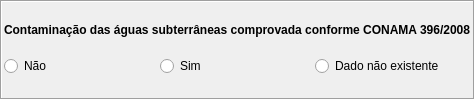
          <widget class="QFrame" name="frame_35">
           <property name="sizePolicy">
            <sizepolicy hsizetype="Preferred" vsizetype="Fixed">
             <horstretch>0</horstretch>
             <verstretch>0</verstretch>
            </sizepolicy>
           </property>
           <property name="frameShape">
            <enum>QFrame::Box</enum>
           </property>
           <property name="frameShadow">
            <enum>QFrame::Sunken</enum>
           </property>
           <layout class="QHBoxLayout" name="horizontalLayout_58" stretch="0">
            <property name="spacing">
             <number>2</number>
            </property>
            <property name="leftMargin">
             <number>2</number>
            </property>
            <property name="topMargin">
             <number>2</number>
            </property>
            <property name="rightMargin">
             <number>2</number>
            </property>
            <property name="bottomMargin">
             <number>2</number>
            </property>
            <item>
             <layout class="QVBoxLayout" name="verticalLayout_81">
              <property name="spacing">
               <number>0</number>
              </property>
              <item>
               <widget class="QLabel" name="lbContaminacaoAgua">
                <property name="sizePolicy">
                 <sizepolicy hsizetype="Preferred" vsizetype="Fixed">
                  <horstretch>0</horstretch>
                  <verstretch>0</verstretch>
                 </sizepolicy>
                </property>
                <property name="text">
                 <string>&lt;html&gt;&lt;head/&gt;&lt;body&gt;&lt;p&gt;&lt;span style=&quot; font-weight:600;&quot;&gt;Contaminação das águas subterrâneas comprovada conforme CONAMA 396/2008&lt;/span&gt;&lt;/p&gt;&lt;/body&gt;&lt;/html&gt;</string>
                </property>
               </widget>
              </item>
              <item>
               <layout class="QGridLayout" name="gridLayout_35">
                <property name="verticalSpacing">
                 <number>2</number>
                </property>
                <item row="0" column="1">
                 <widget class="QRadioButton" name="rbContaminacaoAgua_1">
                  <property name="sizePolicy">
                   <sizepolicy hsizetype="Preferred" vsizetype="Fixed">
                    <horstretch>0</horstretch>
                    <verstretch>0</verstretch>
                   </sizepolicy>
                  </property>
                  <property name="text">
                   <string>Sim</string>
                  </property>
                 </widget>
                </item>
                <item row="0" column="0">
                 <widget class="QRadioButton" name="rbContaminacaoAgua_0">
                  <property name="sizePolicy">
                   <sizepolicy hsizetype="Preferred" vsizetype="Fixed">
                    <horstretch>0</horstretch>
                    <verstretch>0</verstretch>
                   </sizepolicy>
                  </property>
                  <property name="text">
                   <string>Não</string>
                  </property>
                 </widget>
                </item>
                <item row="0" column="2">
                 <widget class="QRadioButton" name="rbContaminacaoAgua_2">
                  <property name="sizePolicy">
                   <sizepolicy hsizetype="Preferred" vsizetype="Fixed">
                    <horstretch>0</horstretch>
                    <verstretch>0</verstretch>
                   </sizepolicy>
                  </property>
                  <property name="text">
                   <string>Dado não existente</string>
                  </property>
                 </widget>
                </item>
               </layout>
              </item>
             </layout>
            </item>
           </layout>
          </widget>
